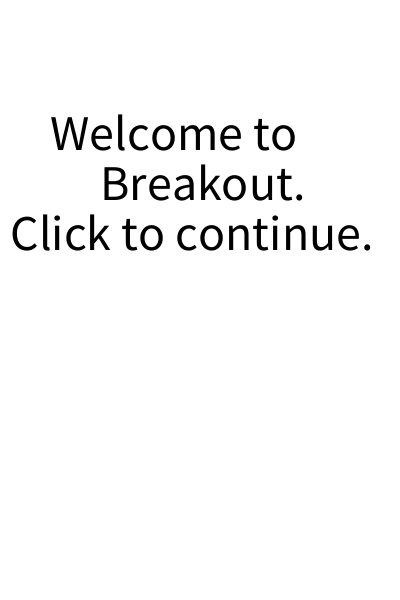
Frame 1 (no input)
Frame 60 (the mouse pressed at the canvas centre just before this capture): identical to frame 1, image omitted
Frame 120 (the mouse held since frame 60 and released just before this capture): identical to frame 1, image omitted

The Processing sketch that drew this single still picture (run headless with seeded random() and noise(); from frame 60 on, the mouse is pressed at the canvas centre):

// Processing sketch: Breakout
// ── Breakout.pde
char gameState = 'm';
float mom1 = 0;
float pos1 = 200;
float ballX = 200;
float ballY = 300;
float vx = 0;
float vy = 2;
int score1 = 0;
int score2 = 0;
int timer = 120;
boolean a = false;
boolean d = false;
boolean p = false;
boolean[][] g = {
  {false, false, false, false, false, false, false, false, false},
  {false, false, false, false, false, false, false, false, false},
  {false, false, false, false, false, false, false, false, false},
  {false, false, false, false, false, false, false, false, false},
  {false, false, false, false, false, false, false, false, false}};
void setup() {
  size(400, 600);
}

void draw() {
  fill(0);
  if (gameState == 'm') {
    background(255);
    textSize(50);
    text("Welcome to", 50, 150);
    text("Breakout.", 100, 200);
    text("Click to continue.", 10, 250);
  } else if (gameState == '1') {
    background(100);
    fill(255);
    stroke(255);
    stroke(0);
    text(score1, 200, 40);
    fill(100, 200, 100);
    circle(pos1, 600, 100);
    fill(50, 50, 50);
    fill(255);
    circle(ballX, ballY, 50);
    for (int i = 0; i < 5; i++) {
      fill(i*40+40);
      for (int j = 0; j < 9; j++) {
        if (!g[i][j]) {
          circle(j*45+25, i*45+75, 30);
        }
      }
    }
    if (!p) {
      pos1 = pos1 + mom1;
      ballX = ballX + vx;
      ballY = ballY + vy;
      //movement controls
      player();
      ballCollision();
    }
    text("Lives left: "+(3-score2), 100, 550);
  } else if (gameState == 'o') {
    background(0);
    fill(255);
    text("Score: "+score1, 100, 200);
    text("Click to return to Home.", 100, 300);
  }
  if (p&&(gameState == '1')) {
    text("Paused.", 200, 300);
  }
}
void player() {
  if (a) {
    mom1 = mom1-2;
  } else if (d) {
    mom1 = mom1+2;
  }
  //friction
  if (mom1 != 0) {
    if (mom1 > 0) {
      mom1--;
    } else {
      mom1++;
    }
  }
  //bounce off edge
  if (pos1 < 50 || pos1 > 350) {
    mom1 = -mom1;
    if (pos1 < 50) {
      pos1 = 50;
    } else {
      pos1 = 350;
    }
  }
}
void ballCollision() {
  if (dist(ballX, ballY, pos1, 600)<75) {
    vx = (ballX-pos1)/20+mom1;
    vy = (ballY-600)/20;
  }
  for (int i = 0; i < 5; i++) {
    for (int j = 0; j < 9; j++) {
      if (!g[i][j] && dist(ballX, ballY, j*45+25, i*45+75)<40) {
        vx = (ballX-j*45-25)/10;
        vy = (ballY-i*45-50)/10;
        g[i][j] = true;
        score1++;
      }
    }
  }

  if (ballY < 25) {
    vy = -vy;
    ballY = 25;
  }
  if (ballX < 25 || ballX > 375) {
    vx = -vx;
    if (ballX < 25) {
      ballX = 25;
    } else {
      ballX = 375;
    }
  }
  if (ballY > 800) {
    vy = 2;
    vx = 0;
    ballX = 200;
    ballY = 300;
    score2++;
    if (score2 == 3) {
      gameState = 'o';
    }
  }
}
void mouseReleased() {
  if (gameState == 'm') {
    gameState = '1';
  } else if (gameState == 'o') {
    gameState = 'm';
  }
}
void keyPressed() {
  if (key == 'a') {
    a = true;
  }
  if (key == 'd') {
    d = true;
  }
}
void keyReleased() {
  if (key == 'a') {
    a = false;
  }
  if (key == 'd') {
    d = false;
  }
  if (key == 'p') {
    p = !p;
  }
}
